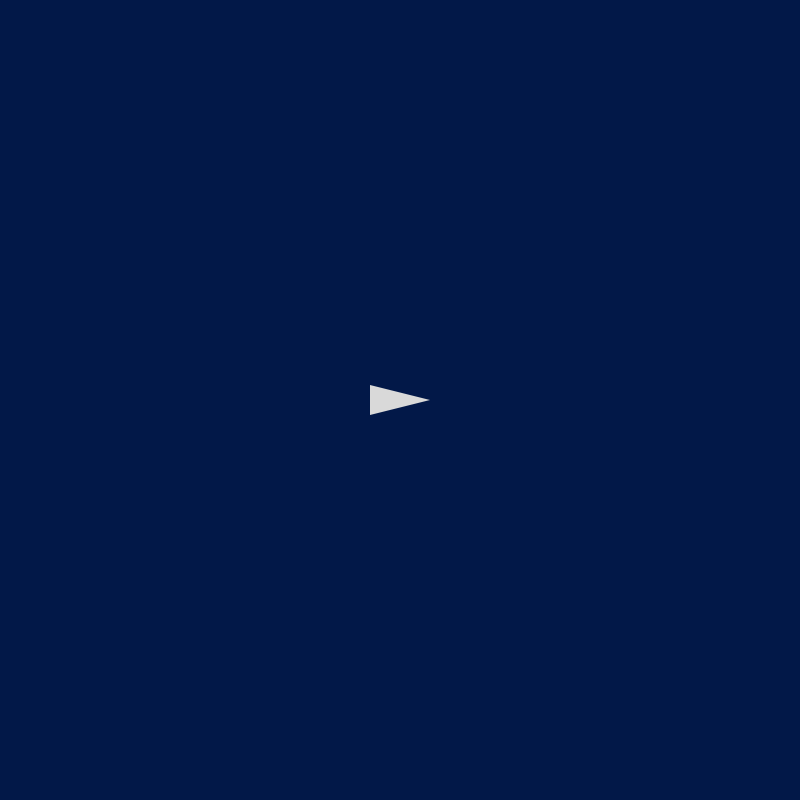
Frame 1 (no input)
Frame 60 (no input): identical to frame 1, image omitted
Frame 120 (the mouse pressed at the canvas centre since frame 60): identical to frame 1, image omitted

The p5.js sketch that drew this single still picture (run headless with seeded random() and noise() and a simulated clock; from frame 60 on, the mouse is pressed at the canvas centre):

// p5.js sketch
// ── sketch.js
var myShip;
var ac;
var timer;
function setup() {
	createCanvas(800, 800);
	myShip = new Ship();
	myShip.setup();
	ac = new AsteroidController();
	ac.setup();
	timer = 0;
}

function update() {
	timer++;
	if (timer > 130) {
		timer = 0;
		ac.addAsteroid();
	}
	myShip.update();
	ac.update();
	bulletAsteroidHitTest();
}

function draw() {
	background(2, 24, 72);

	this.update();
	fill(217, 217, 217);
	noStroke();
	myShip.draw();
	if (keyIsDown(UP_ARROW))
		myShip.addForce(createVector(1.0, 0.0));

	noFill();
	stroke(255);
	ac.draw();
}

function bulletAsteroidHitTest() {
	for (var i = myShip.bullets.length - 1; i >= 0; i--) {
		for (var j = ac.asteroids.length - 1; j >= 0; j--) {
			var b = myShip.bullets[i];
			var a = ac.asteroids[j];
			var distance = b.pos.dist(a.position);
			if (distance < (b.size/2 + a.size/2) ) {
				b.hit();
				ac.hit(j);

			}
		}
	}
}

function keyPressed() {
	if (keyCode == LEFT_ARROW) {
		myShip.rotate(-(Math.PI * 2) / 15 );
	} else if (keyCode == RIGHT_ARROW) {
		myShip.rotate( (Math.PI * 2) / 15 );
	} else if (keyCode == 32) {
		myShip.fire();

	}
}
// ── asteroid.js
function Asteroid () {
	this.setup = function (loc, size) {
		this.size = size;
		this.maxSpeed = 3;
		this.position = createVector(loc.x, loc.y);
		this.velocity = createVector(0, 0);
		this.acc = createVector(0, 0);
		this.isDead = false;
	};

	this.addForce = function (vector) {
		this.acc.add(vector);
	};

	this.update = function () {
		this.velocity.add(this.acc);
		this.position.add(this.velocity);
		this.velocity.limit(this.maxSpeed);

		if (this.position.x < 0 || this.position.x > width ||
			this.position.y < 0 || this.position.y > height) {
			this.isDead = true;
		}
		this.acc.mult(0);
	};

	this.hit = function () {

	}

	this.draw = function () {
		ellipse(this.position.x, this.position.y, this.size, this.size );
	};
}
// ── asteroidController.js
function AsteroidController () {

	this.setup = function ( ) {
		this.asteroids = [];
	};

	this.addAsteroid = function () {
		var prob = random(0, 1);
		var asteroid = new Asteroid();
		var force = createVector(0,0);
		var af = 0.4;
		var speed = 0.7;
		if (prob < 0.25) {
			// create asteroid on left side...
			var randomY = random(0, height);
			var loc = createVector (0, randomY);
			force = createVector( speed, random(-af, af) );
		} else if (prob < 0.5) {
			// create asteroid on right side..
			var randomY = random(0, height);
			var loc = createVector(width, randomY);
			force = createVector( -speed, random(-af, af) );
		} else if (prob < 0.75) {
			// create asteroid on top side..
			var randomX = random(0, width);
			var loc = createVector(randomX, 0);
			force = createVector( random(-af, af), speed );
		} else {
			// create asteroid on bottom side..
			var randomX = random(0, width);
			var loc = createVector(randomX, height);
			force = createVector( random(-af, af), -speed );
		}

		asteroid.setup(loc, 50);
		asteroid.addForce(force);

		this.asteroids.push(asteroid);
	};

	this.hit = function (index, angle) {
		var speed = 0.2;
		var asteroid1 = new Asteroid();
		var newSize = this.asteroids[index].size / 2;
		asteroid1.setup(this.asteroids[index].position, newSize);
		var force1 = p5.Vector.fromAngle(angle + Math.PI/2);
		force1.mult(speed);
		asteroid1.addForce(force1);
		this.asteroids.push(asteroid1);

		var asteroid2 = new Asteroid(); 
		var newSize = this.asteroids[index].size / 2;
		asteroid1.setup(this.asteroids[index].position, newSize);
		var force2 = p5.Vector.fromAngle(angle + Math.PI/2);
		force2.mult(3);
		asteroid2.addForce(force2);

		this.asteroids[index].isDead;
		this.asteroids.splice(index, 1);

	}

	this.update = function () {
		for (var i = 0; i < this.asteroids.length; i++ ) {
			var a = this.asteroids[i];
			a.update();
			if (a.isDead) {
				this.asteroids.splice(i, 1);
			}
		}
	};



	this.draw = function () {
		for (var i = 0; i < this.asteroids.length; i++ ) {
			var a = this.asteroids[i];
			a.draw();
		}
	};
}
// ── bullet.js
function Bullet () {
	this.setup = function (pos, angle) {
		this.pos = pos.copy();
		this.vel = p5.Vector.fromAngle(angle);
		this.vel.mult(20);
		this.size = 5;
		this.isDead = false;
	};

	this.update = function () {
		this.pos.add(this.vel);

		if (this.pos.x < 0 || this.pos.x > width ||
			this.pos.y < 0 || this.pos.y > height) {
			this.isDead = true;
		}
	};
 
   	this.hit = function () {
   		this.isDead = true;
   	}

	this.draw = function () {
		fill(255, 132, 0);
		ellipse(this.pos.x, this.pos.y, this.size, this.size);
	};
}
// ── ship.js
function Ship () {
	this.setup = function () {
		this.width = 60;
		this.height = 30;
		this.position = createVector(width/2, height/2);
		this.velocity = createVector(0, 0);
		this.acc = createVector(0, 0);
		this.rotation = 0;
		this.bullets=[];
	};

	this.addForce = function (vector) {
		vector.rotate(this.rotation);
		this.acc.add(vector);
	};

	this.rotate = function ( value ) {
		this.rotation += value;
	};

	this.fire = function() {
		var b = new Bullet();
		b.setup(this.position, this.rotation);
		this.bullets.push(b);
	};

	this.update = function () {
		this.velocity.add(this.acc);
		this.position.add(this.velocity);
		this.velocity.mult(0.88);
		this.acc.mult(0);

		if (this.position.x > width) {
			this.position.x = 0;
		} else if (this.position.x < 0) {
			this.position.x = width;
		}

		if (this.position.y > height) {
			this.position.y = 0;
		} else if (this.position.y < 0) {
			this.position.y = height;
		}

		//for ( var i = 0; i < this.bullets.length; i++) {
		for (var i = this.bullets.length - 1; i >= 0; i-- ) {
			this.bullets[i].update();

			if (this.bullets[i].isDead) {
				this.bullets.splice(i, 1);
			}


		}

	};

	this.draw = function () {
		push();
		translate ( this.position.x, this.position.y );
		rotate(this.rotation);

		triangle( this.width/2, 0, 
				  - this.width/2, - this.height/2,
				  - this.width/2,   this.height/2 )
		pop();

		for ( var i = 0; i < this.bullets.length; i++) {
			this.bullets[i].draw();
		}

	};
}
